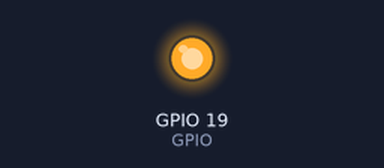
Bench run of a program on a simulated Raspberry Pi (BCM pin numbers). On the bench: output pins drawn as LEDs (lit = HIGH). What the program prints to the terminal is not drawn. At 67.6 s the program stops and its outputs stay as they are.

Above: at 0.15 s.
At 28.6 s:
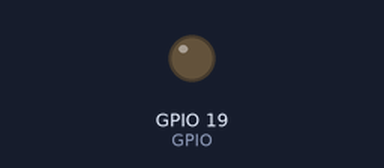
Timing chart, 0 to 40.0 s (numbered marks = the images above):
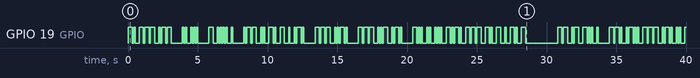

Measured:
- by itself, GPIO 19 (GPIO): LOW → HIGH at 0.01 s, → LOW 0.30 s later, → HIGH 0.10 s later, → LOW 0.10 s later, … (185 changes in this stretch)

The program:

morse.py
```python
# morse_code.py
# 2015-06-17
# Public Domain

# ./morse_code.py [ message [ micros [ gpio ] ] ]

import sys
import time

import pigpio

morse={
'a':'.-'   , 'b':'-...' , 'c':'-.-.' , 'd':'-..'  , 'e':'.'    ,
'f':'..-.' , 'g':'--.'  , 'h':'....' , 'i':'..'   , 'j':'.---' ,
'k':'-.-'  , 'l':'.-..' , 'm':'--'   , 'n':'-.'   , 'o':'---'  ,
'p':'.--.' , 'q':'--.-' , 'r':'.-.'  , 's':'...'  , 't':'-'    ,
'u':'..-'  , 'v':'...-' , 'w':'.--'  , 'x':'-..-' , 'y':'-.--' ,
'z':'--..' , '1':'.----', '2':'..---', '3':'...--', '4':'....-',
'5':'.....', '6':'-....', '7':'--...', '8':'---..', '9':'----.',
'0':'-----'}

NONE=0

DASH=3
DOT=1

GAP=1
LETTER_GAP=3-GAP
WORD_GAP=7-LETTER_GAP

micros = 100000


def transmit_string(pi, gpio, message):

   print(message)

   pi.wave_clear() # clear all waveforms

   wf=[]

   for C in message:
      c=C.lower()
      if c in morse:
         k = morse[c]
         for x in k:

            if x == '.':
               wf.append(pigpio.pulse(1<<gpio, NONE, DOT * micros))
            else:
               wf.append(pigpio.pulse(1<<gpio, NONE, DASH * micros))

            wf.append(pigpio.pulse(NONE, 1<<gpio, GAP * micros))

         wf.append(pigpio.pulse(NONE, 1<<gpio, LETTER_GAP * micros))

      elif c == ' ':
         wf.append(pigpio.pulse(NONE, 1<<gpio, WORD_GAP * micros))

   pi.wave_add_generic(wf)

   wid = pi.wave_create()

   if wid >= 0:
        pi.wave_send_once(wid)


if __name__ == '__main__':

    text = """Now is the winter of our discontent
    made glorious summer by this sun of York"""

    if len(sys.argv) > 1:
        text = sys.argv[1]


    if len(sys.argv) > 2:
        micros = int(sys.argv[2])

    GPIO = 19

    if len(sys.argv) > 3:
        GPIO = int(sys.argv[3])

    pi = pigpio.pi()  # Connect to Pi.
    if not pi.connected:
        pi = pigpio.pi("192.168.3.74")  # Connect to Pi.


    pi.set_mode(GPIO, pigpio.OUTPUT)

    transmit_string(pi, GPIO, text)

    while pi.wave_tx_busy():
       time.sleep(0.1)

    print "Morse text transmitted"
    pi.stop() # disconnect from Pi
```
